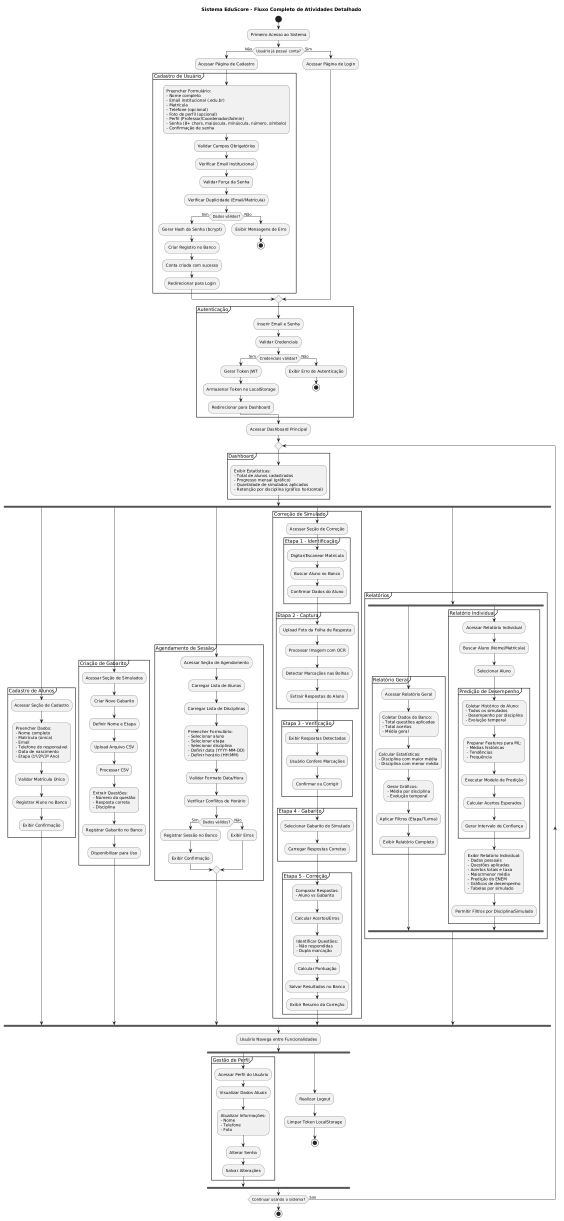
#> input picture assets/fluxo completo 1.png, 1690 x 3662 px (shown at 1/3 size)
$ python detectar_tipo_imagem.py '../../assets/fluxo completo 1.png'
#> lines starting #> are read from the running program, lines starting #| are printed output that depends on the picture; after the words box and inside, x2 and y2 are one past the last pixel; in counts of white or black regions, pixels touching at a corner belong together
import cv2
import numpy as np
import sys
import json
import os
from pathlib import Path

def verificar_enem_com_yolo(caminho_imagem):
    """
    Verifica se a imagem é uma folha ENEM usando detector YOLO

    Returns:
        tuple: (is_enem, tipo_enem)
        - is_enem: bool indicando se é folha ENEM
        - tipo_enem: "enem_completo" se detectar day_region + answer_area,
                     "enem_recorte" se detectar apenas answer_area,
                     None caso contrário
    """
    try:
        script_dir = Path(__file__).parent
        detector_path = script_dir / "Enem" / "02_detectar_rois.py"

        if not detector_path.exists():
            return False, None

        import importlib.util
        spec = importlib.util.spec_from_file_location("detectar_rois", detector_path)
        detector_module = importlib.util.module_from_spec(spec)
        spec.loader.exec_module(detector_module)

        resultado = detector_module.detect_rois(caminho_imagem)

        if not resultado['sucesso']:
            return False, None

        rois = resultado.get('rois', {})
        tem_day_region = 'day_region' in rois and len(rois['day_region']) > 0
        tem_answer_area = 'answer_area_enem' in rois and len(rois['answer_area_enem']) > 0

        if tem_day_region and tem_answer_area:
            return True, "enem_completo"
        elif tem_answer_area and not tem_day_region:
            # Sem day_region, pode ser falso positivo em gabarito UEA.
            # Só classificar como enem_recorte se a confiança for alta (>0.5)
            answer_confs = [d.get('confidence', 0) for d in rois['answer_area_enem']]
            max_conf = max(answer_confs) if answer_confs else 0
            if max_conf > 0.5:
                return True, "enem_recorte"
            else:
                print(f"[DETECTAR-TIPO] answer_area_enem detectada mas conf baixa ({max_conf:.2f}), ignorando (possível UEA)", file=sys.stderr)
                return False, None
        else:
            return False, None

    except Exception as e:
        print(f"[DETECTAR-TIPO] Erro ao verificar ENEM com YOLO: {e}", file=sys.stderr)
        return False, None


def carregar_imagem(caminho):
    """
    Carrega uma imagem lidando com caracteres especiais no caminho.
    """
#> called with caminho = '../../assets/fluxo completo 1.png'
    try:
        with open(caminho, 'rb') as f:
            dados = bytearray(f.read())
        nparr = np.asarray(dados, dtype=np.uint8)
        imagem = cv2.imdecode(nparr, cv2.IMREAD_COLOR)
#> imagem is the input picture: shape (3662, 1690, 3); min 0, max 255, mean 247.1
        if imagem is not None:
            return imagem
    except Exception as e:
        pass

    imagem = cv2.imread(caminho)
    return imagem

def detectar_tipo_imagem(caminho_imagem):
    """
    Detecta se a imagem já está processada (corrigida em perspectiva) ou se precisa de processamento.
    Também detecta se é uma folha ENEM (completa ou recorte).

    Retorna:
        "enem_completo": folha ENEM completa detectada (day_region + answer_area_enem)
        "enem_recorte": apenas answer_area_enem detectada
        "processada": se a imagem já está retificada e pronta para detecção
        "original": se a imagem precisa de correção de perspectiva
    """

    # PRIORIDADE 1: Verificar se é folha ENEM usando YOLO
    is_enem, tipo_enem = verificar_enem_com_yolo(caminho_imagem)
    if is_enem and tipo_enem:
        return tipo_enem

    # PRIORIDADE 2: Continuar com detecção tradicional se não for ENEM
    # Carregar imagem
    imagem = carregar_imagem(caminho_imagem)
    if imagem is None:
        raise ValueError(f"Erro ao carregar a imagem: {caminho_imagem}")


    altura, largura = imagem.shape[:2]
#> altura = 3662; largura = 1690

    # Redimensionar para análise mais rápida
    escala = 800.0 / max(largura, altura)
#> escala = 0.218
    if escala < 1.0:
        largura_proc = int(largura * escala)
#> largura_proc = 369
        altura_proc = int(altura * escala)
#> altura_proc = 800
        imagem_proc = cv2.resize(imagem, (largura_proc, altura_proc), interpolation=cv2.INTER_AREA)
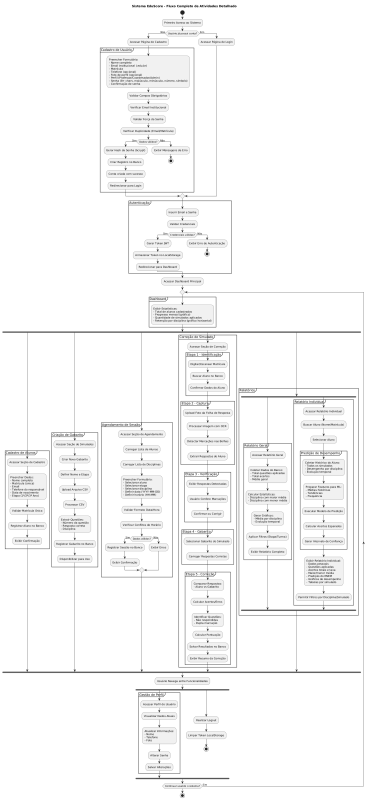
#> imagem_proc: shape (800, 369, 3); min 34, max 255, mean 247.1
    else:
        imagem_proc = imagem.copy()
        largura_proc = largura
        altura_proc = altura
        escala = 1.0

    # Converter para escala de cinza
    cinza = cv2.cvtColor(imagem_proc, cv2.COLOR_BGR2GRAY)

    # Aplicar equalização de histograma para melhorar contraste
    clahe = cv2.createCLAHE(clipLimit=2.0, tileGridSize=(8, 8))
    cinza = clahe.apply(cinza)
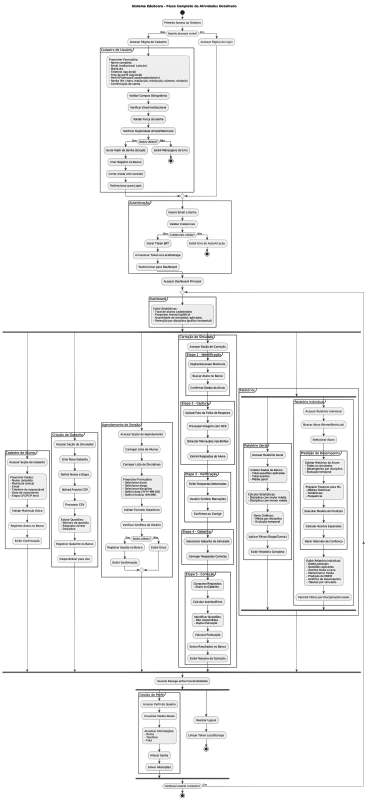
#> cinza: shape (800, 369); min 27, max 255, mean 244.6

    # Aplicar desfoque
    suavizada = cv2.GaussianBlur(cinza, (5, 5), 0)
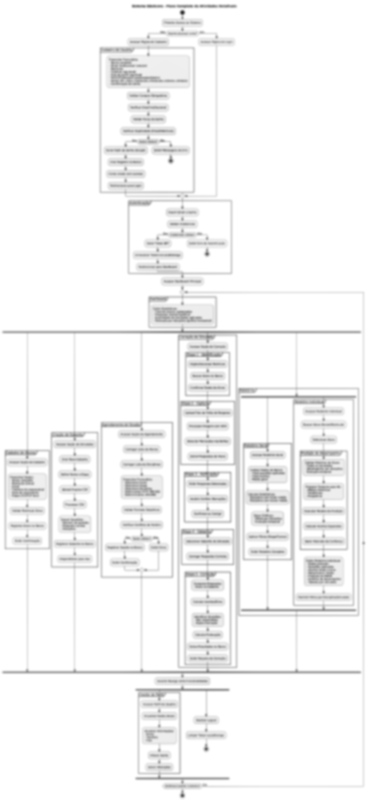
#> suavizada: shape (800, 369); min 51, max 255, mean 244.6

    # Detectar bordas
    mediana = np.median(suavizada)
#> mediana = 255
    sigma = 0.33
    limiar_baixo = int(max(0, (1.0 - sigma) * mediana))
#> limiar_baixo = 170
    limiar_alto = int(min(255, (1.0 + sigma) * mediana))
#> limiar_alto = 255

    if limiar_baixo < 50:
        limiar_baixo = 50
    if limiar_alto < 100:
        limiar_alto = 100

    bordas = cv2.Canny(suavizada, limiar_baixo, limiar_alto, apertureSize=3, L2gradient=True)
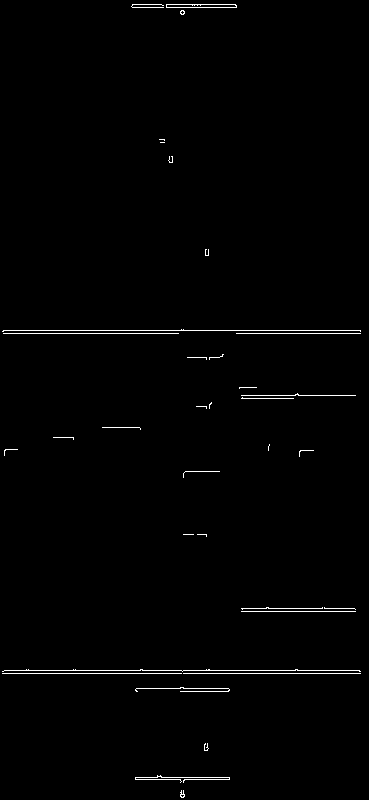
#> bordas: shape (800, 369); 0.92% white in thin lines or dots

    # Operações morfológicas
    kernel = np.ones((3, 3), np.uint8)
    bordas = cv2.dilate(bordas, kernel, iterations=2)
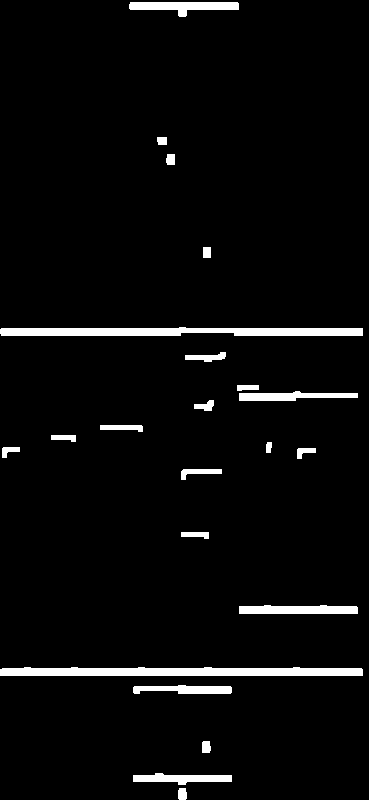
#> bordas: shape (800, 369); 4% white; 22 white regions, largest, box (x1, y1, x2, y2) and area: (0, 667, 363, 676) 2937, (0, 327, 363, 336) 2749, (239, 605, 358, 614) 965
    bordas = cv2.morphologyEx(bordas, cv2.MORPH_CLOSE, kernel, iterations=2)
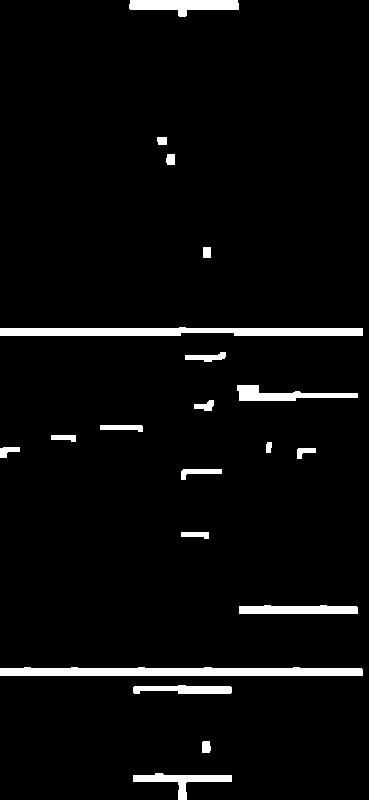
#> bordas: shape (800, 369); 4.1% white; 20 white regions

    # Encontrar contornos
    contornos, _ = cv2.findContours(bordas, cv2.RETR_EXTERNAL, cv2.CHAIN_APPROX_SIMPLE)
#> contornos = 20 contours; largest, box (x1, y1, x2, y2) and area: (0, 667, 363, 676) 2570, (0, 327, 363, 336) 2380, (129, 0, 239, 17) 1030, (239, 605, 358, 614) 840, (237, 385, 358, 401) 816

    # Filtrar contornos grandes (potenciais folhas)
    area_minima = (largura_proc * altura_proc) * 0.15
#> area_minima = 44280
    contornos_grandes = [c for c in contornos if cv2.contourArea(c) > area_minima]
#> contornos_grandes = []
    contornos_grandes = sorted(contornos_grandes, key=cv2.contourArea, reverse=True)

    # Verificar proporção da imagem (documentos retificados tendem a ter proporções mais regulares)
    proporcao = max(largura_proc, altura_proc) / min(largura_proc, altura_proc)
#> proporcao = 2.17

    # Se não encontrou contornos grandes, mas a imagem é quase quadrada, pode ser um grid já recortado
    if len(contornos_grandes) == 0:
        if proporcao <= 1.2:
            return "processada"
        return "original"

    # Analisar os maiores contornos
    indicadores_processada = 0
    indicadores_original = 0

    for contorno in contornos_grandes[:5]:  # Analisar os 5 maiores contornos
        perimetro = cv2.arcLength(contorno, True)
        if perimetro == 0:
            continue

        # Aproximar contorno
        epsilon = 0.02 * perimetro
        aproximacao = cv2.approxPolyDP(contorno, epsilon, True)

        # Se tiver 4 pontos, é um retângulo
        if len(aproximacao) == 4:
            # Verificar quão retangular é (quanto mais próximo de 1, mais retangular)
            area_contorno = cv2.contourArea(aproximacao)
            x, y, w, h = cv2.boundingRect(aproximacao)
            area_bbox = w * h

            if area_bbox > 0:
                razao_area = area_contorno / area_bbox

                # Se a razão for muito alta (>0.95), provavelmente está retificado
                if razao_area > 0.95:
                    indicadores_processada += 1
                else:
                    # Se não for muito retangular, provavelmente precisa de correção
                    indicadores_original += 1

                # Verificar ângulos dos cantos
                pontos = aproximacao.reshape(4, 2)
                angulos_validos = 0
                for i in range(4):
                    p1 = pontos[i]
                    p2 = pontos[(i + 1) % 4]
                    p3 = pontos[(i + 2) % 4]

                    v1 = p2 - p1
                    v2 = p3 - p2
                    cos_angulo = np.dot(v1, v2) / (np.linalg.norm(v1) * np.linalg.norm(v2) + 1e-6)
                    cos_angulo = np.clip(cos_angulo, -1, 1)
                    angulo = np.arccos(cos_angulo) * 180 / np.pi

                    # Ângulo próximo de 90 graus indica retificação
                    if 85 <= angulo <= 95:
                        angulos_validos += 1

                # Se 3 ou 4 ângulos estão próximos de 90°, está processada
                if angulos_validos >= 3:
                    indicadores_processada += 1
                else:
                    indicadores_original += 1

    # Verificar proporção da imagem (documentos retificados tendem a ter proporções mais regulares)
    proporcao = max(largura_proc, altura_proc) / min(largura_proc, altura_proc)

    # Documentos retificados geralmente têm proporção entre 1.3 e 2.0 (A4, por exemplo)
    if 1.3 <= proporcao <= 2.0:
        indicadores_processada += 1
    # Grids recortados manualmente (apenas a tabela de respostas) costumam ser quase quadrados
    elif proporcao <= 1.2:
        indicadores_processada += 2  # Forte indício de que é um grid recortado
    elif proporcao > 2.5:
        indicadores_original += 1

    # Decisão baseada nos indicadores
    # Ser conservador: só classificar como "processada" se houver evidências CLARAS
    # Preferir errar para o lado de "original" (usar script completo) que é mais seguro
    # Precisa de pelo menos 3 indicadores de processada E mais que os indicadores originais
    if proporcao <= 1.2 and indicadores_processada >= 2:
        return "processada"
    elif indicadores_processada >= 3 and indicadores_processada > (indicadores_original * 1.5):
        return "processada"
    else:
        # Por padrão, assume que precisa de processamento (mais seguro)
        return "original"

if __name__ == "__main__":
    import subprocess
    import re
    try:
        if len(sys.argv) < 2:
            print(json.dumps({
                "sucesso": False,
                "erro": "Caminho da imagem não fornecido. Uso: python detectar_tipo_imagem.py <caminho_imagem>"
            }))
            sys.exit(1)

        caminho_imagem = sys.argv[1]

        if not os.path.exists(caminho_imagem):
            print(json.dumps({
                "sucesso": False,
                "erro": f"Arquivo não encontrado: {caminho_imagem}"
            }))
            sys.exit(1)

        tipo = detectar_tipo_imagem(caminho_imagem)

        # Se a flag --only-detect for passada, retorna apenas o tipo detectado
        if "--only-detect" in sys.argv:
            print(json.dumps({
                "sucesso": True,
                "tipo": tipo,
                "requer_processamento": tipo == "original"
            }, ensure_ascii=False))
            sys.exit(0)

        script_dir = Path(__file__).resolve().parent

        if tipo in ["enem_completo", "enem_recorte"]:
            script_alvo = script_dir / "Enem" / "05_processar_respostas.py"
        elif tipo == "processada":
            script_alvo = script_dir / "Scripts UEA" / "processar_respostas_imagem_processadas.py"
        else:
            script_alvo = script_dir / "Scripts UEA" / "processar_respostas_Imagem_original.py"

        if not script_alvo.exists():
            print(json.dumps({
                "sucesso": False,
                "erro": f"Script alvo não encontrado: {script_alvo}"
            }))
#> (the run stopped early here; a loop or call above may not have finished)
